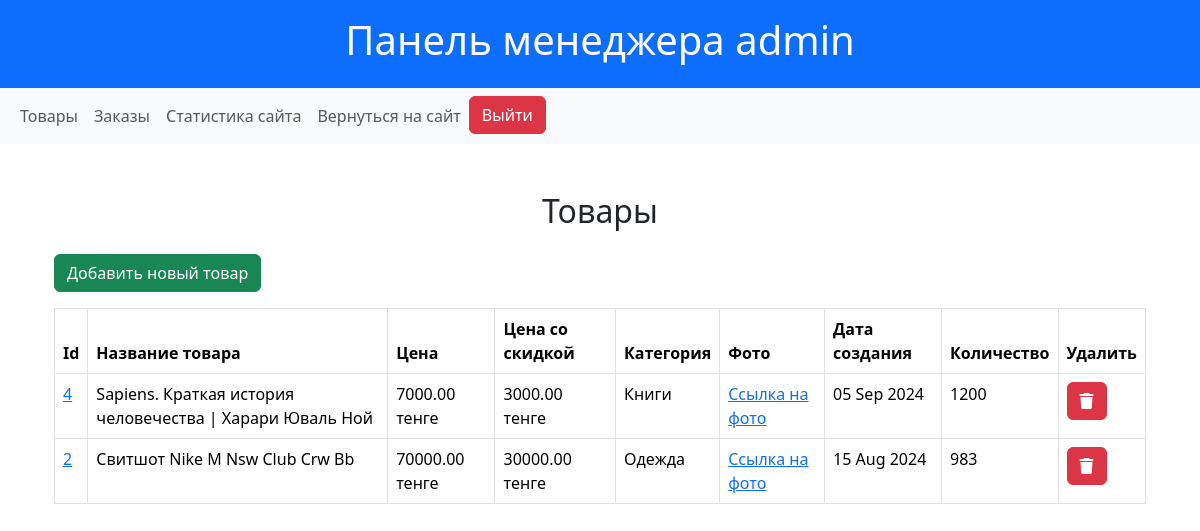
/manager/products/ (signed in), run on the app's committed database.
### shop/models.py (models this page shows, shortened)
class Product(models.Model):
    name = models.CharField(max_length=200)
    slug = models.SlugField(max_length=200, null=True, blank=True)
    description = models.TextField()
    price = models.DecimalField(max_digits=10, decimal_places=2)
    discount_price = models.DecimalField(max_digits=10, decimal_places=2, blank=True, null=True, default=0)
    category = models.ForeignKey(Category, related_name="products", on_delete=models.CASCADE)
    image = models.ImageField(upload_to='media/products/')
    created_at = models.DateTimeField(auto_now_add=True)
    quantity = models.PositiveIntegerField(default=0, blank=True)
    class Meta:
        verbose_name = "Товар"
        verbose_name_plural = "Товары"

class Category(models.Model):
    name = models.CharField(max_length=200)
    slug = models.SlugField(max_length=200, null=True, blank=True)  # Убираем unique и добавляем null=True, blank=True
    parent = models.ForeignKey('self', null=True, blank=True, related_name="children", on_delete=models.CASCADE)
    class Meta:
        verbose_name = "Категория"
        verbose_name_plural = "Категории"
    def __str__(self):
        return self.name

### shop/views.py (the view)
# urls.py: path('manager/products/', ManagerProductsView.as_view(), name='manager_products'),
class ManagerProductsView(ManagerMixin, ListView):
    model = Product
    template_name = 'manager/products.html'
    context_object_name = 'products'
    ordering = ['-created_at']

### shop/views.py (called while the page is built)
    def test_func(self):
        return self.request.user.groups.filter(name="Менеджеры").exists()

### shop/templates/manager/products.html (shortened to what this page needs)
{% extends "manager/base.html" %}
{% block content %}
<div class="container mt-5">
    <h2 class="text-center mb-4">Товары</h2>
    <a href="{% url 'add_product' %}" class="btn btn-success mb-3">Добавить новый товар</a>
    <table class="table table-bordered table-hover">
        <thead class="thead-light">
            <tr>
                <th scope="col">Id</th>
                <th scope="col">Название товара</th>
                <th scope="col">Цена</th>
                <th scope="col">Цена со скидкой</th>
                <th scope="col">Категория</th>
                <th scope="col">Фото</th>
                <th scope="col">Дата создания</th>
                <th scope="col">Количество</th>
                <th scope="col">Удалить</th>
            </tr>
        </thead>
        <tbody>
            {% for product in products %}
                <tr>
                    <td><a href="{% url 'update_product' product.slug %}">{{ product.pk }}</a></td>
                    <td>{{ product.name }}</td>
                    <td>{{ product.price }} тенге</td>
                    <td>{{ product.discount_price }} тенге</td>
                    <td>{{ product.category }}</td>
                    <td>
                        <a href="{{ product.image.url }}" target="_blank">Ссылка на фото</a>
                    </td>
                    <td>{{ product.created_at|date:"d M Y" }}</td>
                    <td>{{ product.quantity }}</td>
                    <td>
                        <form action="{% url 'delete_product' product.slug %}" method="post">
                            <button type="submit" class="btn btn-danger" ><i class="fa-solid fa-trash"></i></button>
                        </form>
                    </td>
                </tr>
            {% endfor %}
        </tbody>
    </table>
</div>
{% endblock %}

### shop/templates/manager/base.html (shortened to what this page needs)
<!DOCTYPE html>
<html lang="en">
<head>
    <link href="https://cdn.jsdelivr.net/npm/bootstrap@5.3.3/dist/css/bootstrap.min.css" rel="stylesheet">
    <link rel="stylesheet" href="https://cdnjs.cloudflare.com/ajax/libs/font-awesome/6.6.0/css/all.min.css" />
</head>
<body>
    <header class="bg-primary text-white text-center py-3 ">
        <h1>
            Панель менеджера {{ user.username }}
        </h1>
    </header>
    <nav class="navbar navbar-expand-lg navbar-light bg-light mb-4">
        <div class="container-fluid">
            <div class="navbar-nav">
                <a class="nav-link" href="{% url 'manager_products' %}">Товары</a>
                <a class="nav-link" href="{% url 'manager_orders' %}">Заказы</a>
                <a class="nav-link" href="{% url 'manager_dashboard' %}">Статистика сайта</a>
                <a class="nav-link" href="{% url 'product_list' %}">Вернуться на сайт</a>
                <form action="{% url 'logout' %}" method="post" style="display:inline;" class="d-inline">
                    <button class="btn btn-danger" type="submit">Выйти</button>
                </form>
            </div>
        </div>
    </nav>
    <div class="container">
        {% block content %}
        {% endblock %}
    </div>
</body>
</html>

### data on the page
Product: pk "4", name "Sapiens. Краткая история человечества | Харари Юваль Ной", price "7000.00", discount_price "3000.00", category "Книги", created_at "05 Sep 2024", quantity "1200"
Product: pk "2", name "Свитшот Nike M Nsw Club Crw Bb", price "70000.00", discount_price "30000.00", category "Одежда", created_at "15 Aug 2024", quantity "983"

### other printed values
{{ user.username }} "admin"
